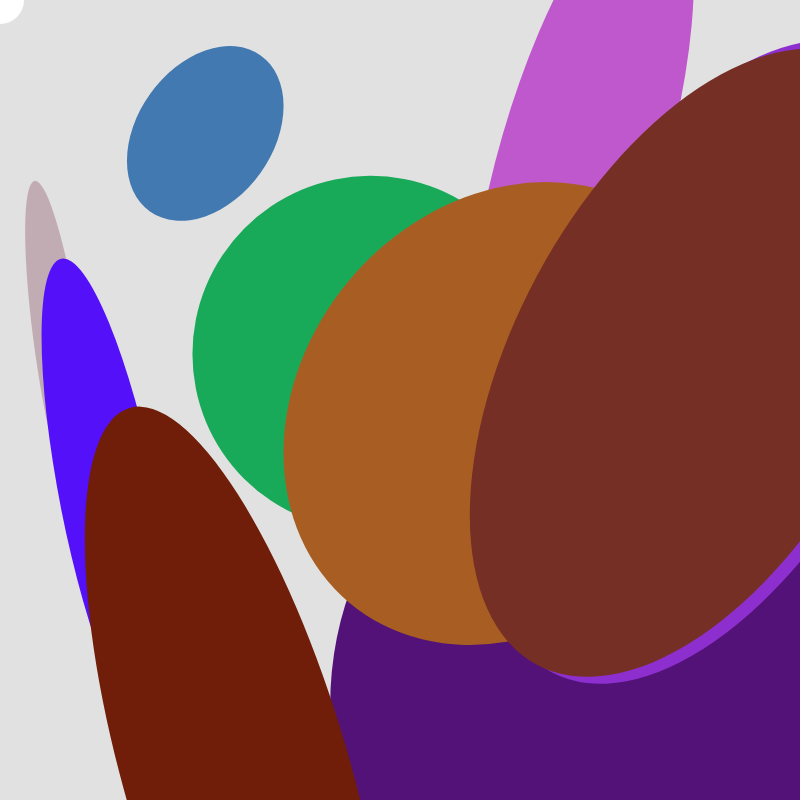
Frame 1 (no input)
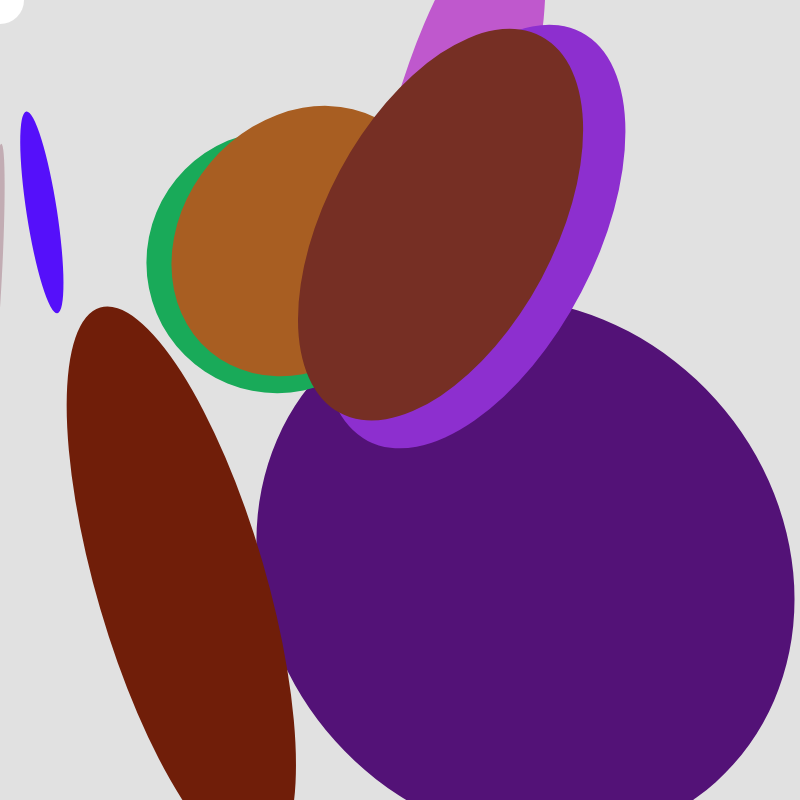
Frame 60 (no input)
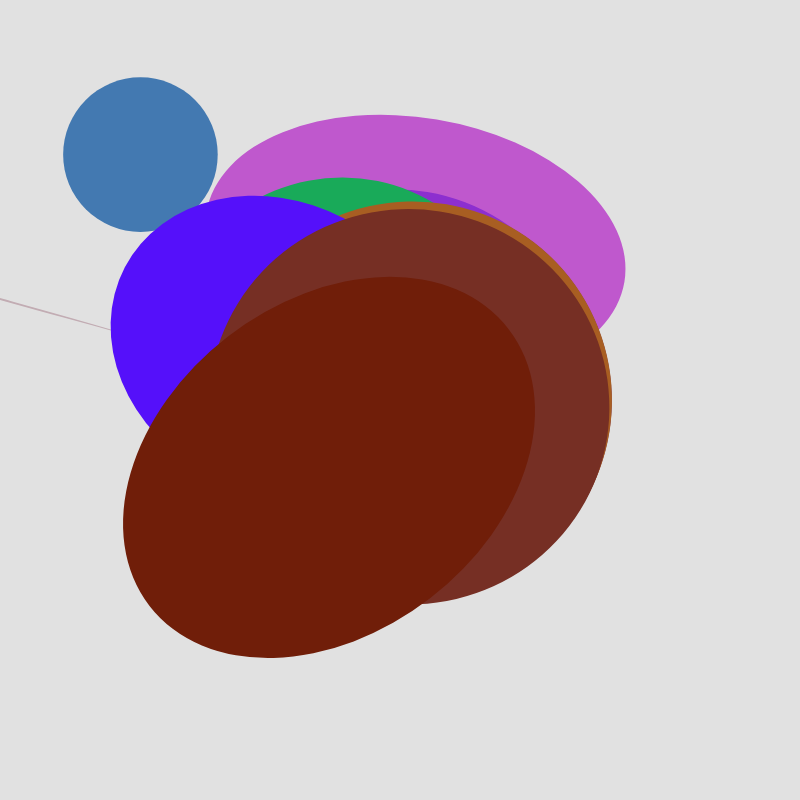
Frame 120 (the mouse pressed at the canvas centre since frame 60)

The p5.js sketch that drew these frames (run headless with seeded random() and noise() and a simulated clock; from frame 60 on, the mouse is pressed at the canvas centre):

// p5.js sketch
// ── sketch.js
let vehicles = [];

function setup() {

  createCanvas(800, 800);

  let numVehicles = 10;
  for (let i = 0; i < numVehicles; i++) {
    v = new Vehicle(createVector(random(0, width), random(0,height)));

    v.color = color(random(0, 255), random(0, 255), random(0, 255));
    v.maxSpeed = random(1, 5);
    vehicles.push(v);

  }
}

function draw() {

  background(225);

  fill(255);
  noStroke();
  ellipse(mouseX, mouseY, 48, 48);

  for (let v of vehicles) {
    v.seek(createVector(mouseX, mouseY));
    v.update();
    v.display();

  }
}

class Vehicle {

  constructor(position) {

    this.position = position;
    this.velocity = createVector(0,0);
    this.acceleration = createVector(0,0);
    this.r = 6;
    this.color = color(255, 0, 0);

    this.maxSpeed = 4;

  }

  seek(target) {

      let desired = target.sub(this.position);
      desired.setMag(this.maxSpeed);

      let steer = desired.sub(this.velocity);
      this.applyForce(steer);
  }

  applyForce(force) {

    this.acceleration.add(force);

  }

  update() {

    this.velocity.add(this.acceleration);
    this.position.add(this.velocity);

    this.acceleration.mult(0);

    if(this.position.y<50){
      this.position.y -= 1;
    }else if(this.position.x>750){
      this.position.y += 1;
    }

    if(this.position.x>750){
      this.position.x += 1;
    }else if(this.position.x<50){
      this.position.x += -1;
    }

  }

  display() {

    let theta = this.velocity.heading() + HALF_PI;

    fill(this.color);
    noStroke();

    translate(this.position.x, this.position.y);
    rotate(theta);

    ellipse(10,10,this.position.x,this.position.y);

    resetMatrix();
  }
}
